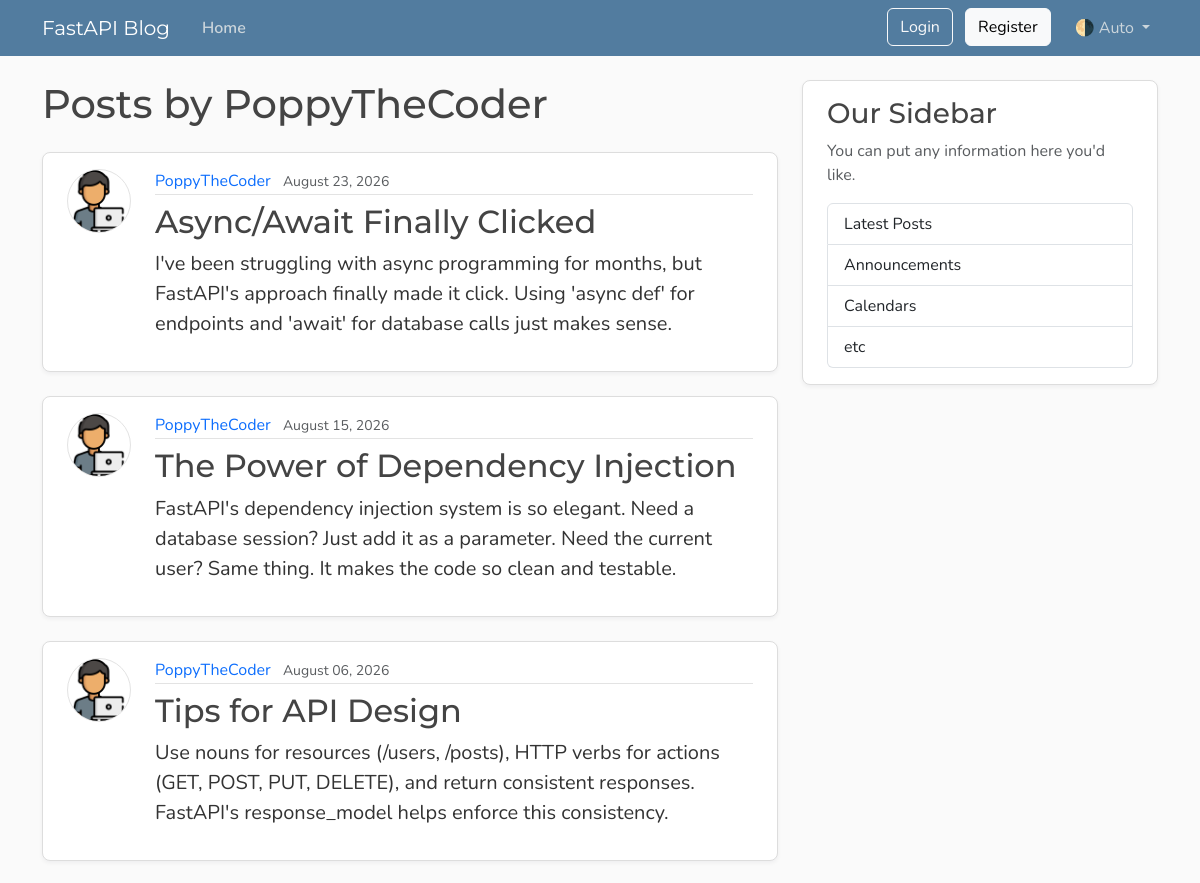
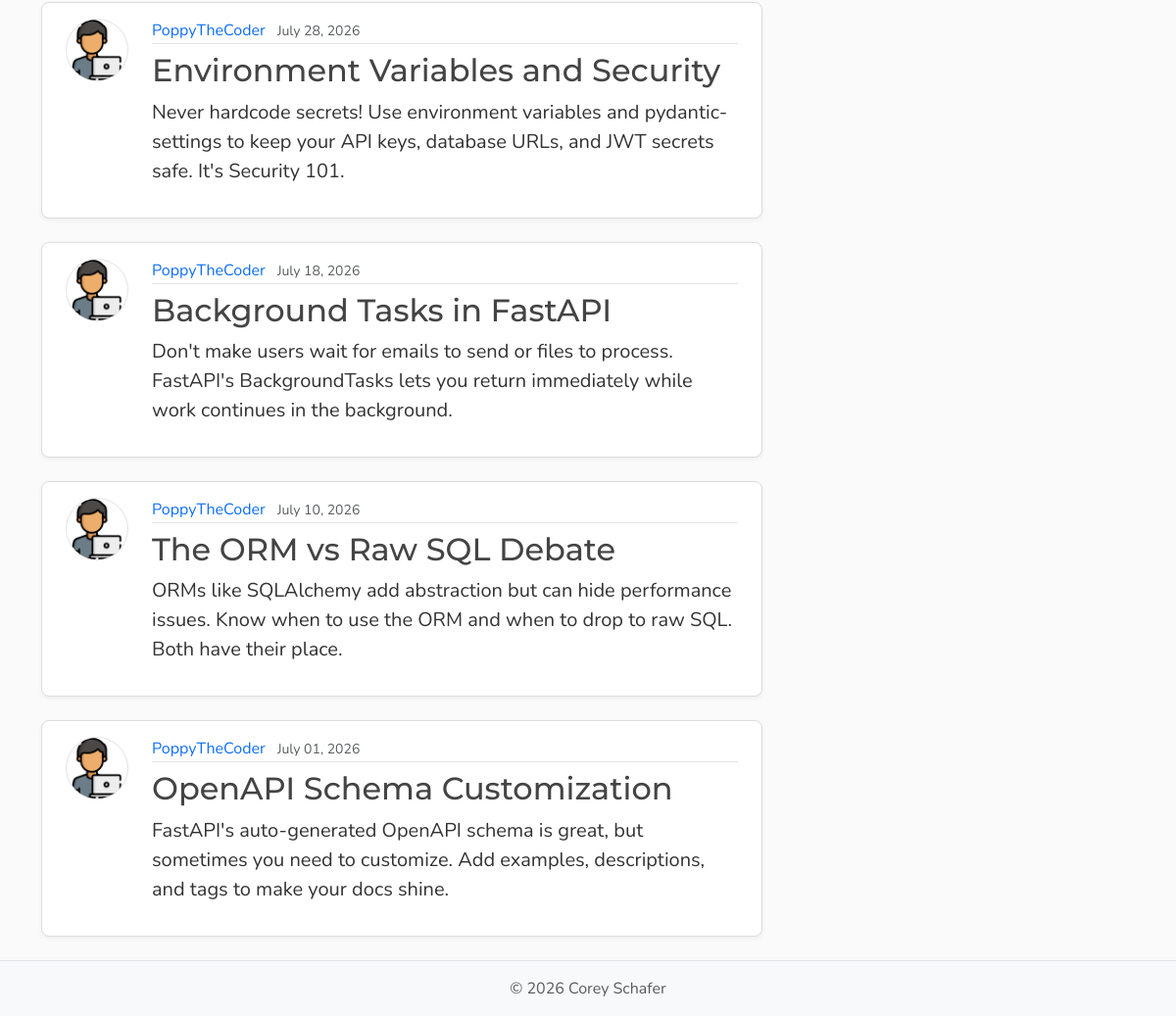
The page /users/5/posts on the database its author committed (2 pictures, top to bottom).
### models.py (models this page shows, shortened)
class User(Base):
    __tablename__ = "users"
    id: Mapped[int] = mapped_column(Integer, primary_key=True, index=True)
    username: Mapped[str] = mapped_column(String(50), unique=True, nullable=False)
    email: Mapped[str] = mapped_column(String(120), unique=True, nullable=False)
    password_hash: Mapped[str] = mapped_column(String(200), nullable=False)
    image_file: Mapped[str | None] = mapped_column(
        String(200),
        nullable=True,
        default=None
    )
    posts: Mapped[list[Post]] = relationship(back_populates="author", cascade="all, delete-orphan")

class Post(Base):
    __tablename__ = "posts"
    id: Mapped[int] = mapped_column(Integer, primary_key=True, index=True)
    title: Mapped[str] = mapped_column(String(100), nullable=False)
    content: Mapped[str] = mapped_column(Text, nullable=False)
    user_id: Mapped[int] = mapped_column(
        ForeignKey("users.id"),
        nullable=False,
        index=True
    )
    date_posted: Mapped[datetime] = mapped_column(
        DateTime(timezone=True),
        default=lambda: datetime.now(UTC)
    )
    author: Mapped[User] = relationship(back_populates="posts")

### main.py (the view)
@app.get("/users/{user_id}/posts", include_in_schema=False, name="user_posts")
async def user_posts_page(request: Request, user_id: int, db: Annotated[AsyncSession,Depends(get_db)]):
    result = await db.execute(select(models.User).where(models.User.id == user_id))
    user = result.scalars().first()
    if not user:
        raise HTTPException(status_code=status.HTTP_404_NOT_FOUND, detail="User not found")
    result = await db.execute(select(models.Post)
                              .options(selectinload(models.Post.author))
                              .where(models.Post.user_id == user_id)
                              .order_by(models.Post.date_posted.desc()))
    posts = result.scalars().all()
    return templates.TemplateResponse(
        request,
        'user_posts.html',
        {"posts": posts, "user" : user, "title" : f"{user.username}'s Posts"}
    )

### templates/user_posts.html (shortened to what this page needs)
{% extends "layout.html" %}
{% block content %}
    <h1 class="mb-4">Posts by {{ user.username }}</h1>
    <div id="postsContainer">
        {% for post in posts %}
            <article class="content-section py-3 px-4 mb-4">
                <div class="d-flex align-items-start gap-4">
                    <img class="rounded-circle article-img flex-shrink-0"
                         src="{{ post.author.image_path }}"
                         alt="{{ post.author.username }}'s profile picture"
                         width="64"
                         height="64"
                         loading="lazy">
                    <div class="flex-grow-1">
                        <div class="article-metadata mb-2">
                            <a class="me-2"
                               href="{{ url_for('user_posts', user_id=post.author.id) }}">{{ post.author.username }}</a>
                            <small class="text-body-secondary">{{ post.date_posted.strftime("%B %d, %Y") }}</small>
                        </div>
                        <h2>
                            <a class="article-title"
                               href="{{ url_for('post_page', post_id=post.id) }}">{{ post.title }}</a>
                        </h2>
                        <p class="article-content">{{ post.content }}</p>
                    </div>
                </div>
            </article>
        {% else %}
            <p class="text-body-secondary">No posts by this user yet.</p>
        {% endfor %}
    </div>
{% endblock content %}

### static/css/main.css (style rules this page uses)
:root { --font-heading: "Montserrat", system-ui, -apple-system, BlinkMacSystemFont, sans-serif; --font-body: "Nunito", system-ui, -apple-system, BlinkMacSystemFont, sans-serif; --color-bg-body: #fafafa; --color-bg-content: #ffffff; --color-text-primary: #333333; --color-text-heading: #444444; --color-steel: #527c9f; --color-nav-link: #cbd5db; --color-nav-link-hover: #ffffff; --color-link-hover: #428bca; --color-border: #dddddd; --color-border-light: #e3e3e3; --spacing-xl: 5rem; --article-img-size: 4rem; --account-img-size: 7.813rem; }
body { font-family: var(--font-body); background: var(--color-bg-body); color: var(--color-text-primary); }
h1, h2, h3, h4, h5, h6 { font-family: var(--font-heading); color: var(--color-text-heading); }
a { text-decoration: none; }
.content-section { background: var(--color-bg-content); border: 1px solid var(--color-border); border-radius: 0.5rem; box-shadow: 0 2px 4px rgba(15, 23, 42, 0.05); transition: box-shadow 0.15s ease, transform 0.15s ease, border-color 0.15s ease; }
.article-title { color: var(--color-text-heading); transition: color 0.2s ease-in-out; }
.article-content { white-space: pre-line; font-size: 1.25rem; }
.article-img { height: var(--article-img-size); width: var(--article-img-size); flex-shrink: 0; object-fit: cover; border: 1px solid var(--color-border-light); box-shadow: 0 0 0 2px var(--color-bg-content); }
.article-metadata { padding-bottom: 0.063rem; border-bottom: 1px solid var(--color-border-light); }
.article-metadata a { transition: color 0.2s ease-in-out; }

### rows shown on the page
User: username "PoppyTheCoder"
Post: author.username "PoppyTheCoder", date_posted "August 23, 2026", title "Async/Await Finally Clicked", content "I've been struggling with async programming for months, but FastAPI's approach finally made it click. Using 'async def' for endpoints and 'await' for database calls just makes sense."
Post: author.username "PoppyTheCoder", date_posted "August 15, 2026", title "The Power of Dependency Injection", content "FastAPI's dependency injection system is so elegant. Need a database session? Just add it as a parameter. Need the current user? Same thing. It makes the code so clean and testable."
Post: author.username "PoppyTheCoder", date_posted "August 06, 2026", title "Tips for API Design", content "Use nouns for resources (/users, /posts), HTTP verbs for actions (GET, POST, PUT, DELETE), and return consistent responses. FastAPI's response_model helps enforce this consistency."
Post: author.username "PoppyTheCoder", date_posted "July 28, 2026", title "Environment Variables and Security", content "Never hardcode secrets! Use environment variables and pydantic-settings to keep your API keys, database URLs, and JWT secrets safe. It's Security 101."
Post: author.username "PoppyTheCoder", date_posted "July 18, 2026", title "Background Tasks in FastAPI", content "Don't make users wait for emails to send or files to process. FastAPI's BackgroundTasks lets you return immediately while work continues in the background."
Post: author.username "PoppyTheCoder", date_posted "July 10, 2026", title "The ORM vs Raw SQL Debate", content "ORMs like SQLAlchemy add abstraction but can hide performance issues. Know when to use the ORM and when to drop to raw SQL. Both have their place."
Post: author.username "PoppyTheCoder", date_posted "July 01, 2026", title "OpenAPI Schema Customization", content "FastAPI's auto-generated OpenAPI schema is great, but sometimes you need to customize. Add examples, descriptions, and tags to make your docs shine."
